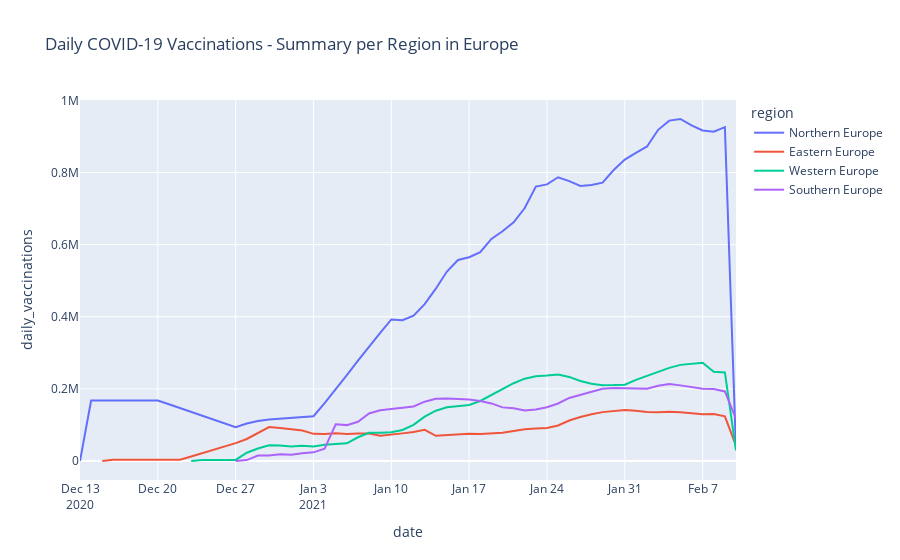

Notebook source saved alongside this figure:
### Code cell
plot_daily_vaccination_data(data = regions_daily_df,  
                            region_column = 'region',
                            regions_list = Europe,
                            vaccination_metric = 'daily_vaccinations',
                            plot_title = 'Daily COVID-19 Vaccinations - Summary per Region in Europe'
                           )
